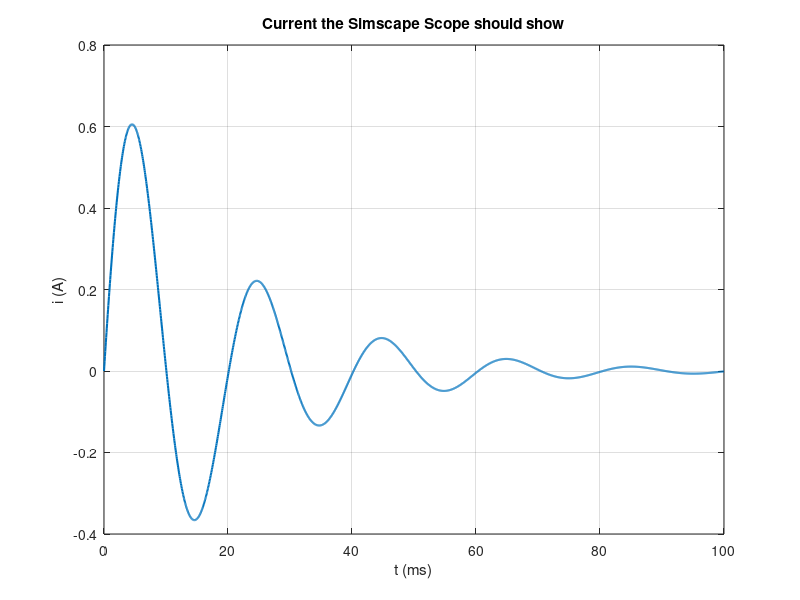

Here is the MATLAB script that generated this plot:
% Day 094 · Physical Modelling with Simscape and Simulink-Supported Hardware — The expected current of that circuit, from the equations
% Run: open this file in MATLAB and press Run (or type example_2 in the Command Window)

% A 24 V source switched onto series R-L-C at t = 0 (capacitor initially empty)
R = 10; L = 0.1; C = 100e-6; V = 24;
alpha = R/(2*L); w0 = 1/sqrt(L*C); wd = sqrt(w0^2 - alpha^2);
t = linspace(0, 0.1, 2000);
i = V/(wd*L) * exp(-alpha*t) .* sin(wd*t);        % underdamped closed-form solution
plot(t*1000, i, 'LineWidth', 1.5); grid on
xlabel('t (ms)'); ylabel('i (A)'); title('Current the Simscape Scope should show')
[ipk, k] = max(i);
fprintf('alpha = %.1f 1/s, w0 = %.1f rad/s, wd = %.1f rad/s\n', alpha, w0, wd);
fprintf('Peak current %.3f A at %.2f ms\n', ipk, t(k)*1000);
